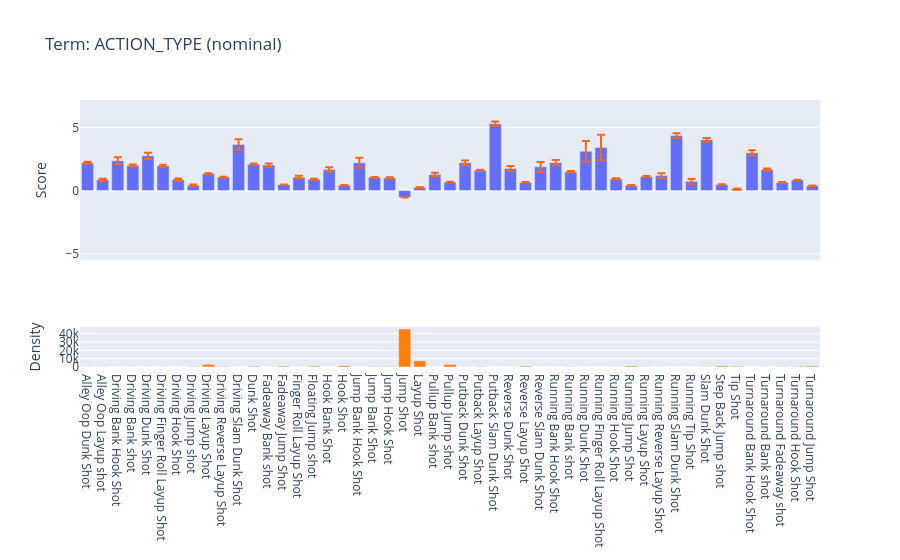

The notebook cell saved with this chart:
### Code cell
target_feature = 'ACTION_TYPE'

feature_index = feature_cols.index(target_feature)

feature_fig = ebm_global.visualize(feature_index)
feature_fig.show()

### Figure 1 — Plotly figure (JSON) as saved in the notebook; plotly's stock layout.template omitted (floating-point values rounded to 4 significant figures)
{"data": [{"error_y": {"array": [0.08193, 0.06423, 0.2809, 0.07639, 0.2459, 0.08176, 0.07695, 0.04148, 0.02665, 0.02949, 0.3996, 0.06253, 0.138, 0.01404, 0.1047, 0.03434, 0.1705, 0.01908, 0.3942, 0.02591, 0.04842, 0.004829, 0.01741, 0.1334, 0.01819, 0.1636, 0.05343, 0.1702, 0.187, 0.03283, 0.3844, 0.2259, 0.05648, 0.8273, 0.9961, 0.0492, 0.03139, 0.02976, 0.1849, 0.1912, 0.1833, 0.1359, 0.02466, 0.0512, 0.2038, 0.07144, 0.03705, 0.03008, 0.02318], "color": "#ff6614", "type": "data", "visible": true}, "type": "bar", "x": ["Alley Oop Dunk Shot", "Alley Oop Layup shot", "Driving Bank Hook Shot", "Driving Bank shot", "Driving Dunk Shot", "Driving Finger Roll Layup Shot", "Driving Hook Shot", "Driving Jump shot", "Driving Layup Shot", "Driving Reverse Layup Shot", "Driving Slam Dunk Shot", "Dunk Shot", "Fadeaway Bank shot", "Fadeaway Jump Shot", "Finger Roll Layup Shot", "Floating Jump shot", "Hook Bank Shot", "Hook Shot", "Jump Bank Hook Shot", "Jump Bank Shot", "Jump Hook Shot", "Jump Shot", "Layup Shot", "Pullup Bank shot", "Pullup Jump shot", "Putback Dunk Shot", "Putback Layup Shot", "Putback Slam Dunk Shot", "Reverse Dunk Shot", "Reverse Layup Shot", "Reverse Slam Dunk Shot", "Running Bank Hook Shot", "Running Bank shot", "Running Dunk Shot", "Running Finger Roll Layup Shot", "Running Hook Shot", "Running Jump Shot", "Running Layup Shot", "Running Reverse Layup Shot", "Running Slam Dunk Shot", "Running Tip Shot", "Slam Dunk Shot", "Step Back Jump shot", "Tip Shot", "Turnaround Bank Hook Shot", "Turnaround Bank shot", "Turnaround Fadeaway shot", "Turnaround Hook Shot", "Turnaround Jump Shot"], "xaxis": "x", "y": [2.196, 0.8666, 2.363, 1.98, 2.749, 1.955, 0.8762, 0.4303, 1.343, 1.066, 3.653, 2.086, 2.014, 0.4705, 1.063, 0.8952, 1.672, 0.4218, 2.194, 1.046, 1.004, -0.535, 0.2451, 1.27, 0.6734, 2.211, 1.602, 5.297, 1.753, 0.6436, 1.877, 2.202, 1.483, 3.102, 3.418, 0.9343, 0.4139, 1.121, 1.19, 4.35, 0.7295, 4.025, 0.4782, 0.1198, 2.984, 1.668, 0.6474, 0.8351, 0.3765], "yaxis": "y"}, {"hovertemplate": "(%{hovertext}): %{y}", "hovertext": ["Alley Oop Dunk Shot", "Alley Oop Layup shot", "Driving Bank Hook Shot", "Driving Bank shot", "Driving Dunk Shot", "Driving Finger Roll Layup Shot", "Driving Hook Shot", "Driving Jump shot", "Driving Layup Shot", "Driving Reverse Layup Shot", "Driving Slam Dunk Shot", "Dunk Shot", "Fadeaway Bank shot", "Fadeaway Jump Shot", "Finger Roll Layup Shot", "Floating Jump shot", "Hook Bank Shot", "Hook Shot", "Jump Bank Hook Shot", "Jump Bank Shot", "Jump Hook Shot", "Jump Shot", "Layup Shot", "Pullup Bank shot", "Pullup Jump shot", "Putback Dunk Shot", "Putback Layup Shot", "Putback Slam Dunk Shot", "Reverse Dunk Shot", "Reverse Layup Shot", "Reverse Slam Dunk Shot", "Running Bank Hook Shot", "Running Bank shot", "Running Dunk Shot", "Running Finger Roll Layup Shot", "Running Hook Shot", "Running Jump Shot", "Running Layup Shot", "Running Reverse Layup Shot", "Running Slam Dunk Shot", "Running Tip Shot", "Slam Dunk Shot", "Step Back Jump shot", "Tip Shot", "Turnaround Bank Hook Shot", "Turnaround Bank shot", "Turnaround Fadeaway shot", "Turnaround Hook Shot", "Turnaround Jump Shot"], "marker": {"color": "#ff7f0e"}, "name": "Distribution", "type": "bar", "x": ["Alley Oop Dunk Shot", "Alley Oop Layup shot", "Driving Bank Hook Shot", "Driving Bank shot", "Driving Dunk Shot", "Driving Finger Roll Layup Shot", "Driving Hook Shot", "Driving Jump shot", "Driving Layup Shot", "Driving Reverse Layup Shot", "Driving Slam Dunk Shot", "Dunk Shot", "Fadeaway Bank shot", "Fadeaway Jump Shot", "Finger Roll Layup Shot", "Floating Jump shot", "Hook Bank Shot", "Hook Shot", "Jump Bank Hook Shot", "Jump Bank Shot", "Jump Hook Shot", "Jump Shot", "Layup Shot", "Pullup Bank shot", "Pullup Jump shot", "Putback Dunk Shot", "Putback Layup Shot", "Putback Slam Dunk Shot", "Reverse Dunk Shot", "Reverse Layup Shot", "Reverse Slam Dunk Shot", "Running Bank Hook Shot", "Running Bank shot", "Running Dunk Shot", "Running Finger Roll Layup Shot", "Running Hook Shot", "Running Jump Shot", "Running Layup Shot", "Running Reverse Layup Shot", "Running Slam Dunk Shot", "Running Tip Shot", "Slam Dunk Shot", "Step Back Jump shot", "Tip Shot", "Turnaround Bank Hook Shot", "Turnaround Bank shot", "Turnaround Fadeaway shot", "Turnaround Hook Shot", "Turnaround Jump Shot"], "xaxis": "x2", "y": [357, 212, 16, 155, 96, 185, 149, 614, 3267, 514, 53, 826, 44, 1063, 66, 1035, 42, 1491, 14, 621, 572, 45806, 7498, 49, 3047, 164, 411, 46, 51, 1020, 10, 12, 319, 26, 29, 262, 1164, 393, 69, 24, 13, 375, 1272, 872, 45, 125, 475, 500, 1244], "yaxis": "y2"}], "layout": {"showlegend": false, "title": {"text": "Term: ACTION_TYPE (nominal)"}, "xaxis": {"anchor": "y", "domain": [0, 1], "matches": "x2", "showticklabels": false}, "xaxis2": {"anchor": "y2", "domain": [0, 1]}, "yaxis": {"anchor": "x", "domain": [0.4, 1], "range": [-5.508, 7.167], "title": {"text": "Score"}}, "yaxis2": {"anchor": "x2", "domain": [0, 0.15], "title": {"text": "Density"}}}}
